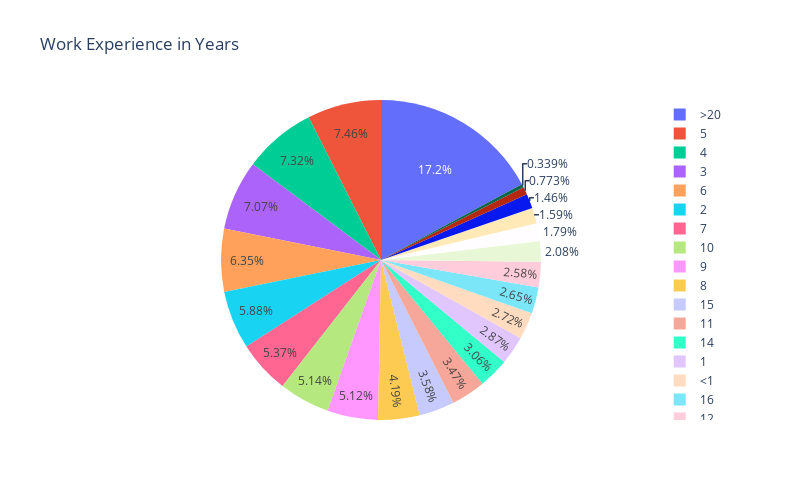

Notebook code cell kept with this figure:
### Code cell
# Experience 
import plotly.express as px
from plotly.subplots import make_subplots
import plotly.graph_objs as go

ep = hrds_train_df['experience'].value_counts().reset_index()
ep.columns = [
    'experience', 
    'percent'
]
ep['percent'] /= len(hrds_train_df)

fig = px.pie(
    ep, 
    names='experience', 
    values='percent', 
    title='Work Experience in Years', 
    width=800,
    height=500 
)

fig.show()

### Figure 1 — Plotly figure (JSON) as saved in the notebook; plotly's stock layout.template omitted (floating-point values rounded to 4 significant figures)
{"data": [{"domain": {"x": [0, 1], "y": [0, 1]}, "hovertemplate": "experience=%{label}<br>percent=%{value}<extra></extra>", "labels": [">20", "5", "4", "3", "6", "2", "7", "10", "9", "8", "15", "11", "14", "1", "<1", "16", "12", "13", "17", "19", "18", "20", "-1"], "legendgroup": "", "name": "", "showlegend": true, "type": "pie", "values": [0.1715, 0.07464, 0.07323, 0.07068, 0.06347, 0.05883, 0.05366, 0.05141, 0.05115, 0.04186, 0.03581, 0.03466, 0.03059, 0.02866, 0.02725, 0.02652, 0.02579, 0.02083, 0.01785, 0.01587, 0.01462, 0.007725, 0.003393]}], "layout": {"height": 500, "legend": {"tracegroupgap": 0}, "title": {"text": "Work Experience in Years"}, "width": 800}}
